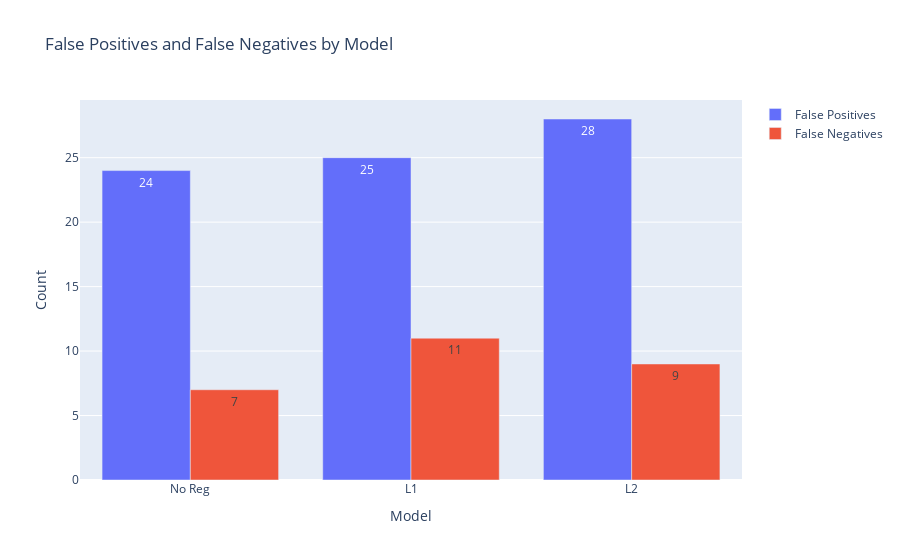

The notebook cell this image was saved under:
### Markdown cell above
## XGBoost 3 Model Comparison

### Code cell
# Error counts for each model
errors = {
    "No Reg": {"FP": 24, "FN": 7},
    "L1": {"FP": 25, "FN": 11},
    "L2": {"FP": 28, "FN": 9}
}

#creating a dataframe and transposing for readability
df = pd.DataFrame(errors).T.reset_index().rename(columns={"index": "Model"})


fig = go.Figure()

# adjusting the false positives
fig.add_trace(go.Bar(
    x=df["Model"],
    y=df["FP"],
    name="False Positives",
    text=df["FP"],
    textposition='inside'
))

#adjusting the false negatives
fig.add_trace(go.Bar(
    x=df["Model"],
    y=df["FN"],
    name="False Negatives",
    text=df["FN"],
    textposition='inside'
))

#updating layout and making the graph easier to read
fig.update_layout(
    barmode='group',
    title="False Positives and False Negatives by Model",
    xaxis_title="Model",
    yaxis_title="Count",
    uniformtext_minsize=8,
    uniformtext_mode='hide'
)

fig.show()

### Figure 1 — Plotly figure (JSON) as saved in the notebook; plotly's stock layout.template omitted (floating-point values rounded to 4 significant figures)
{"data": [{"name": "False Positives", "text": [24, 25, 28], "textposition": "inside", "type": "bar", "x": ["No Reg", "L1", "L2"], "y": [24, 25, 28]}, {"name": "False Negatives", "text": [7, 11, 9], "textposition": "inside", "type": "bar", "x": ["No Reg", "L1", "L2"], "y": [7, 11, 9]}], "layout": {"barmode": "group", "title": {"text": "False Positives and False Negatives by Model"}, "uniformtext": {"minsize": 8, "mode": "hide"}, "xaxis": {"title": {"text": "Model"}}, "yaxis": {"title": {"text": "Count"}}}}
